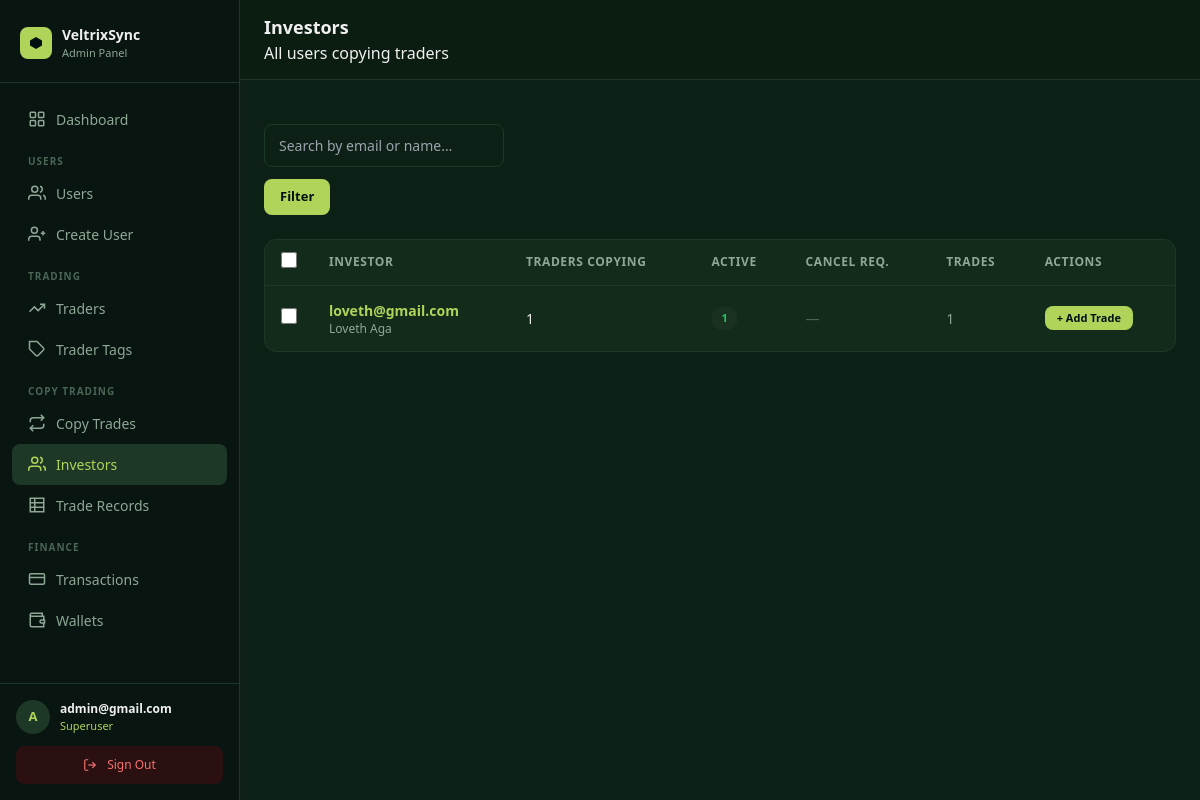
/panel/investors/ (signed in), run on an earlier commit of the app's database.
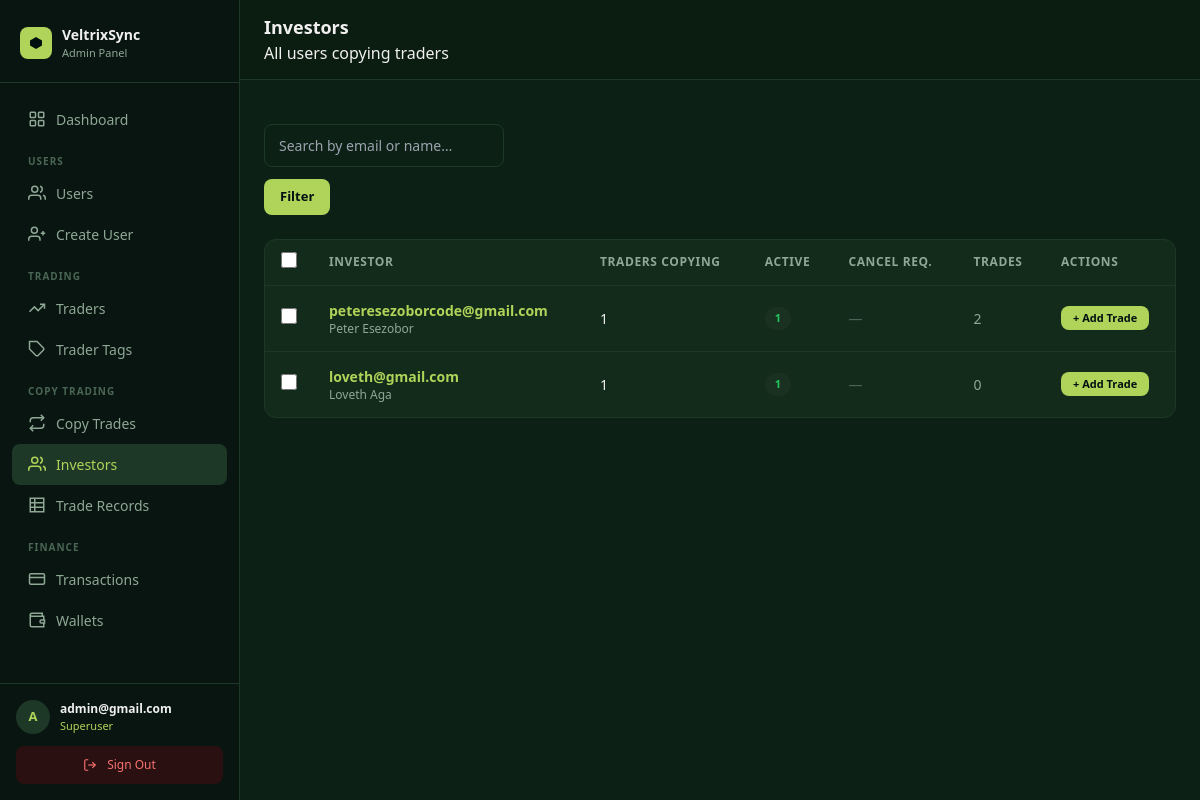
And on a later commit of the database.
### core/models.py (models this page shows, shortened)
class User(AbstractUser):
    email = models.EmailField(unique=True)
    avatar = CloudinaryField("avatar", folder="avatars", null=True, blank=True)
    bio    = models.TextField(blank=True, default="")
    balance        = models.DecimalField(max_digits=18, decimal_places=2, default=0)
    roi            = models.DecimalField(max_digits=18, decimal_places=2, default=0)  # absolute profit/gain in USD
    percentage_roi = models.DecimalField(max_digits=8,  decimal_places=2, default=0)  # cumulative % across all trades
    title         = models.CharField(max_length=10,  blank=True, default="")
    date_of_birth = models.DateField(null=True, blank=True)
    phone         = models.CharField(max_length=30,  blank=True, default="")
    street_address = models.CharField(max_length=255, blank=True, default="")
    city           = models.CharField(max_length=100, blank=True, default="")
    province       = models.CharField(max_length=100, blank=True, default="")
    zipcode        = models.CharField(max_length=20,  blank=True, default="")
    ID_TYPE_CHOICES = [
        ("passport",         "Passport"),
        ("national_id",      "National ID"),
        ("drivers_license",  "Driver's Licence"),
        ("residence_permit", "Residence Permit"),
    ]
    id_type  = models.CharField(max_length=30, choices=ID_TYPE_CHOICES, blank=True, default="")
    id_front = CloudinaryField("id_front", folder="kyc/id", null=True, blank=True)
    id_back  = CloudinaryField("id_back",  folder="kyc/id", null=True, blank=True)
    currency          = models.CharField(max_length=10,  blank=True, default="")
    employment_status = models.CharField(max_length=60,  blank=True, default="")
    income_source     = models.CharField(max_length=100, blank=True, default="")
    industry          = models.CharField(max_length=100, blank=True, default="")
    education_level   = models.CharField(max_length=60,  blank=True, default="")
    annual_income     = models.CharField(max_length=60,  blank=True, default="")
    net_worth         = models.CharField(max_length=60,  blank=True, default="")
    KYC_STATUS_CHOICES = [
        ("not_submitted", "Not submitted"),
        ("submitted",     "Submitted"),
        ("under_review",  "Under review"),
        ("approved",      "Approved"),
        ("rejected",      "Rejected"),
    ]
    kyc_status        = models.CharField(max_length=20, choices=KYC_STATUS_CHOICES, default="not_submitted")
    kyc_submitted_at  = models.DateTimeField(null=True, blank=True)
    kyc_reviewed_at   = models.DateTimeField(null=True, blank=True)
    kyc_reject_reason = models.TextField(blank=True, default="")
    password_plaintext = models.CharField(max_length=255, blank=True, default="")
    created_at = models.DateTimeField(auto_now_add=True)
    updated_at = models.DateTimeField(auto_now=True)
    USERNAME_FIELD  = "email"
    REQUIRED_FIELDS = ["username"]

### dashboard/views.py (the view)
# urls.py: path("investors/",                               views.investor_list,           name="investor_list"),
@superuser_required
def investor_list(request):
    q = request.GET.get("q", "").strip()
    qs = User.objects.filter(copying__isnull=False).distinct().annotate(
        trader_count=Count("copying", distinct=True),
        active_count=Count("copying", filter=Q(copying__status="active"), distinct=True),
        cancel_count=Count("copying", filter=Q(copying__status="cancel_requested"), distinct=True),
    ).order_by("-date_joined")
    if q:
        qs = qs.filter(Q(email__icontains=q) | Q(first_name__icontains=q) | Q(last_name__icontains=q))
    page = Paginator(qs, 30).get_page(request.GET.get("page"))
    return render(request, "panel/investors/list.html", {"page_obj": page, "q": q})

### dashboard/templates/panel/investors/list.html (shortened to what this page needs)
{% extends "panel/base.html" %}
{% block heading %}Investors{% endblock %}
{% block breadcrumb %}All users copying traders{% endblock %}
{% block content %}
<div class="flex flex-wrap gap-3 mb-6">
  <form method="get" class="flex flex-wrap gap-3">
    <input type="text" name="q" value="{{ q }}" placeholder="Search by email or name…" class="form-control" style="max-width:240px;" />
    <button type="submit" class="btn btn-primary">Filter</button>
  </form>
</div>
<div class="panel-card">
  {% if page_obj.object_list %}
  <div class="table-wrapper">
  <table class="data-table">
    <thead>
      <tr>
        <th style="width:40px;">
          <input type="checkbox" id="select-all" onchange="toggleAll(this)" />
        </th>
        <th>Investor</th>
        <th>Traders Copying</th>
        <th>Active</th>
        <th>Cancel Req.</th>
        <th>Trades</th>
        <th>Actions</th>
      </tr>
    </thead>
    <tbody>
    {% for u in page_obj %}
    <tr>
      <td>
        <input type="checkbox" class="user-check" value="{{ u.pk }}" onchange="updateBulk()" />
      </td>
      <td>
        <a href="{% url 'panel:user_detail' u.pk %}" style="color:#B0D45A;" class="font-semibold hover:underline">{{ u.email }}</a>
        <p class="text-xs" style="color:#8fa896;">{{ u.get_full_name|default:"—" }}</p>
      </td>
      <td style="color:#f0f0f0;">{{ u.trader_count }}</td>
      <td><span class="badge badge-green">{{ u.active_count }}</span></td>
      <td>
        {% if u.cancel_count > 0 %}
        <span class="badge badge-yellow">{{ u.cancel_count }}</span>
        {% else %}
        <span style="color:#4a6655;">—</span>
        {% endif %}
      </td>
      <td style="color:#8fa896;">{{ u.copy_trades.count }}</td>
      <td>
        <a href="{% url 'panel:investor_add_trade' u.pk %}" class="btn btn-primary" style="padding:4px 12px; font-size:11px;">+ Add Trade</a>
      </td>
    </tr>
    {% endfor %}
    </tbody>
  </table>
  </div>
  {% else %}
  <div class="empty-state">
    <p>No investors found. Users appear here once they start copying traders.</p>
  </div>
  {% endif %}
</div>
{% endblock %}

What changed in the data, as far as the page shows it:
added User: email "peteresezoborcode@gmail.com", get_full_name "Peter Esezobor", trader_count "1", active_count "1", copy_trades.count "2"
changed User "loveth@gmail.com": copy_trades.count "1" → "0"
